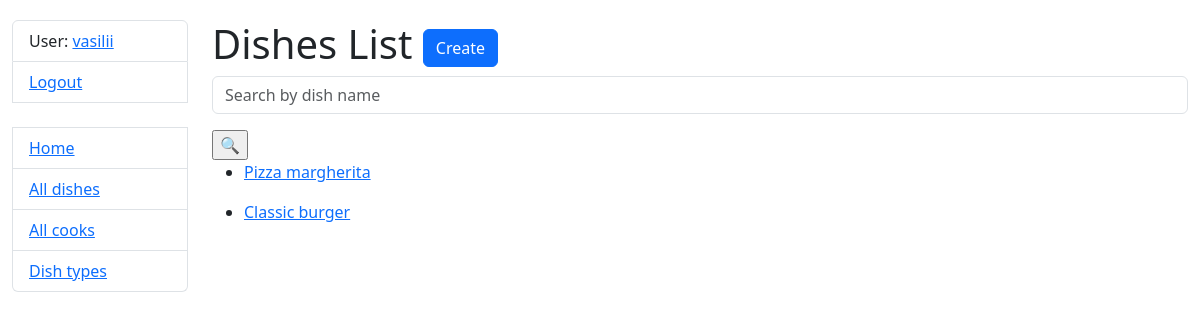
The app's page /dishes/ (signed in) with its own data.
### kitchen/models.py (models this page shows, shortened)
class Cook(AbstractUser):
    years_of_experience = models.IntegerField(default=0)
    class Meta:
        verbose_name = "cook"
        verbose_name_plural = "cooks"
    def get_absolute_url(self):
        return reverse("kitchen:cook-detail", kwargs={"pk": self.pk})

class Dish(models.Model):
    name = models.CharField(max_length=69, unique=True)
    description = models.TextField()
    price = models.DecimalField(max_digits=5, decimal_places=2)
    dish_type = models.ForeignKey(DishType, on_delete=models.CASCADE)
    cooks = models.ManyToManyField(Cook, related_name="dishes")
    ingredients = models.ManyToManyField("Ingredient", related_name="dishes")

### kitchen/views.py (the view)
# urls.py: path("dishes/", DishListView.as_view(), name="dish-list"),
class DishListView(LoginRequiredMixin, generic.ListView):
    model = Dish
    paginate_by = 5
    def get_context_data(self, **kwargs):
        context = super(DishListView, self).get_context_data(**kwargs)
        name = self.request.GET.get("name", "")
        context["search_form"] = DishNameSearchForm(
            initial={"name": name}
        )
        return context
    def get_queryset(self):
        queryset = super().get_queryset()
        form = DishNameSearchForm(self.request.GET)
        if form.is_valid():
            queryset = queryset.filter(
                name__icontains=form.cleaned_data["name"]
            )
        return queryset

### kitchen/forms.py
class DishNameSearchForm(forms.Form):
    name = forms.CharField(
        max_length=55,
        required=False,
        label="",
        widget=forms.TextInput(attrs={"placeholder": "Search by dish name"}),
    )

### templates/kitchen/dish_list.html
{% extends "base.html" %}
{% load crispy_forms_filters %}
{% block content %}
  <h1>
    Dishes List
    <a href="{% url 'kitchen:dish-create' %}" class="btn btn-primary link-to-page">
      Create
    </a>
  </h1>
  <form method="get" action="" class="form-inline">
    {{ search_form|crispy }}
    <input type="submit" value="🔍">
  </form>
  {% if dish_list %}
    {% for dish in dish_list %}
      <ul>
        <li>
          <a href="{% url 'kitchen:dish-detail' dish.id %}">
            {{ dish.name }}
          </a>
        </li>
      </ul>
    {% endfor %}
  {% else %}
    <p>There are no dishes yet</p>
  {% endif %}
{% endblock %}

### templates/includes/sidebar.html
<ul class="sidebar-nav list-group">
  {% if user.is_authenticated %}
    <li class="list-group-item">User: <a href="{{ user.get_absolute_url }}">{{ user.get_username }}</a></li>
    <li class="list-group-item"><a href="{% url 'logout' %}">Logout</a></li>
  {% else %}
    <li class="list-group-item"><a href="{% url 'login' %}">Login</a></li>
  {% endif %}
  <br>
  <li class="list-group-item"><a href="{% url 'kitchen:index' %}">Home</a></li>
  <li class="list-group-item"><a href="{% url 'kitchen:dish-list' %}">All dishes</a></li>
  <li class="list-group-item"><a href="{% url 'kitchen:cook-list' %}">All cooks</a></li>
  <li class="list-group-item"><a href="{% url 'kitchen:dish-type-list' %}">Dish types</a></li>
</ul>

### static/css/styles.css (style rules this page uses)
body { margin-top: 20px; }

### records on screen
Cook: get_username "vasilii"
Dish: name "Pizza margherita"
Dish: name "Classic burger"
